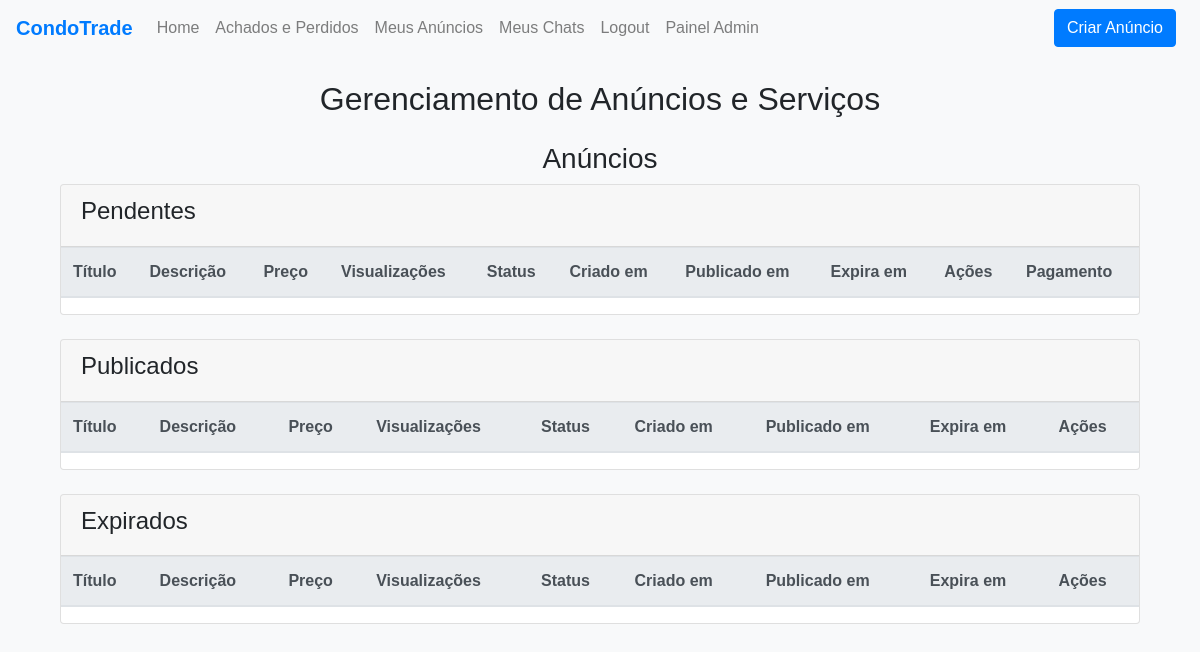
The page /my_ads (signed in) on the database as committed earlier.
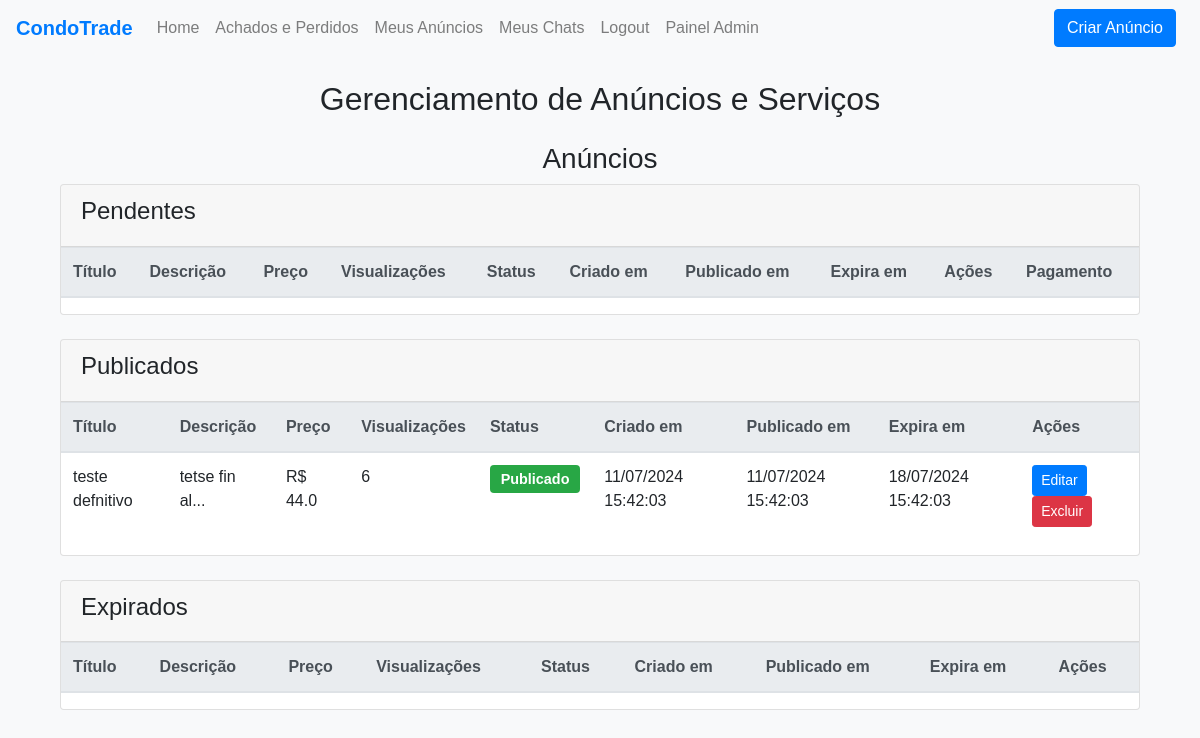
The same page on the database as committed later.
### app.py (models this page shows, shortened)
class Ad(db.Model):
    id = db.Column(db.Integer, primary_key=True)
    title = db.Column(db.String(100), nullable=False)
    description = db.Column(db.Text, nullable=False)
    price = db.Column(db.Float, nullable=False)
    photos = db.relationship('Photo', back_populates='ad', cascade='all, delete-orphan')
    is_highlighted = db.Column(db.Boolean, default=False)
    created_at = db.Column(db.DateTime, default=datetime.utcnow)
    published_at = db.Column(db.DateTime, nullable=True)
    expires_at = db.Column(db.DateTime, nullable=True)
    views = db.Column(db.Integer, default=0)
    user_id = db.Column(db.Integer, db.ForeignKey('user.id'), nullable=False)
    condo_id = db.Column(db.Integer, db.ForeignKey('condo.id'), nullable=False)
    plan_id = db.Column(db.Integer, db.ForeignKey('plan.id'), nullable=False)
    is_paid = db.Column(db.Boolean, default=False)
    payment_reference = db.Column(db.String(100), nullable=True)
    payment_qrcode = db.Column(db.String(500), nullable=True)
    status = db.Column(db.String(20), nullable=False, default='pendente')
    renewed_at = db.Column(db.DateTime, nullable=True)
    user = db.relationship('User', back_populates='ads')
    condo = db.relationship('Condo', back_populates='ads')
    plan = db.relationship('Plan', back_populates='ads')

### app.py (the view)
@app.route('/my_ads', methods=['GET'])
@login_required
def my_ads():
    update_ad_status()
    now = datetime.now(TIMEZONE).replace(tzinfo=None)
    ads = Ad.query.filter_by(user_id=current_user.id).all()
    services = Service.query.filter_by(user_id=current_user.id).all()
    ads = [(ad, localize_to_sao_paulo(ad.created_at), localize_to_sao_paulo(ad.published_at), localize_to_sao_paulo(ad.expires_at)) for ad in ads]
    services = [(service, localize_to_sao_paulo(service.created_at), localize_to_sao_paulo(service.published_at), localize_to_sao_paulo(service.expires_at)) for service in services]
    return render_template('my_ads.html', ads=ads, services=services, now=now)

### app.py (called while the page is built)
@login_manager.user_loader
def load_user(user_id):
    return db.session.get(User, int(user_id))

def update_ad_status():
    timezone = pytz.timezone('America/Sao_Paulo')
    now = datetime.now(timezone)
    print(f"Atualizando status dos anúncios. Hora atual: {now}")
    ads = Ad.query.filter(Ad.status == 'publicado', Ad.expires_at <= now).all()
    if not ads:
        print("Nenhum anúncio para atualizar.")
    for ad in ads:
        print(f"Anúncio {ad.id} expirado. Atualizando status.")
        ad.status = 'expirado'
    db.session.commit()
    print("Status dos anúncios atualizados.")

def localize_to_sao_paulo(dt):
    if dt:
        dt = dt.replace(tzinfo=pytz.UTC)
        return dt.astimezone(TIMEZONE).replace(tzinfo=None)
    return None

### templates/my_ads.html (shortened to what the changed rows need)
{% extends "base.html" %}
{% block content %}
<div class="container mt-4">
    <h2 class="text-center">Gerenciamento de Anúncios e Serviços</h2>
    <div class="my-4" id="anuncios-section">
        <div class="card mb-4" id="anuncios-pendentes">
            <div class="card-body p-0">
                <table class="table table-responsive-sm table-hover">
                    <thead class="thead-light">
                        <tr>
                            <th>Título</th>
                            <th>Descrição</th>
                            <th>Preço</th>
                            <th>Visualizações</th>
                            <th>Status</th>
                            <th>Criado em</th>
                            <th>Publicado em</th>
                            <th>Expira em</th>
                            <th>Ações</th>
                            <th>Pagamento</th>
                        </tr>
                    </thead>
                </table>
            </div>
        </div>
        <div class="card mb-4" id="anuncios-publicados">
            <div class="card-body p-0">
                <table class="table table-responsive-sm table-hover">
                    <thead class="thead-light">
                        <tr>
                            <th>Título</th>
                            <th>Descrição</th>
                            <th>Preço</th>
                            <th>Visualizações</th>
                            <th>Status</th>
                            <th>Criado em</th>
                            <th>Publicado em</th>
                            <th>Expira em</th>
                            <th>Ações</th>
                        </tr>
                    </thead>
                    <tbody>
                        {% for ad, created_at, published_at, expires_at in ads if ad.status == 'publicado' %}
                        <tr>
                            <td>{{ ad.title }}</td>
                            <td>{{ ad.description[:100] }}...</td>
                            <td>R$ {{ ad.price }}</td>
                            <td>{{ ad.views }}</td>
                            <td><span class="badge badge-success">Publicado</span></td>
                            <td>{{ created_at.strftime('%d/%m/%Y %H:%M:%S') }}</td>
                            <td>{{ published_at.strftime('%d/%m/%Y %H:%M:%S') }}</td>
                            <td>{{ expires_at.strftime('%d/%m/%Y %H:%M:%S') }}</td>
                            <td>
                                <a href="{{ url_for('edit_ad', ad_id=ad.id) }}" class="btn btn-primary btn-sm">Editar</a>
                                <form action="{{ url_for('delete_ad', ad_id=ad.id) }}" method="post" style="display:inline;">
                                    <button type="submit" class="btn btn-danger btn-sm">Excluir</button>
                                </form>
                            </td>
                        </tr>
                        {% endfor %}
                    </tbody>
                </table>
            </div>
        </div>
        <div class="card mb-4" id="anuncios-expirados">
            <div class="card-body p-0">
                <table class="table table-responsive-sm table-hover">
                    <thead class="thead-light">
                        <tr>
                            <th>Título</th>
                            <th>Descrição</th>
                            <th>Preço</th>
                            <th>Visualizações</th>
                            <th>Status</th>
                            <th>Criado em</th>
                            <th>Publicado em</th>
                            <th>Expira em</th>
                            <th>Ações</th>
                        </tr>
                    </thead>
                </table>
            </div>
        </div>
    </div>
</div>
{% endblock %}

Rows that differ between the two databases and show on the page:
added Ad: title "teste defnitivo", description "tetse fin al", price "44.0", views "6", strftime "11/07/2024 15:42:03", strftime "18/07/2024 15:42:03"
